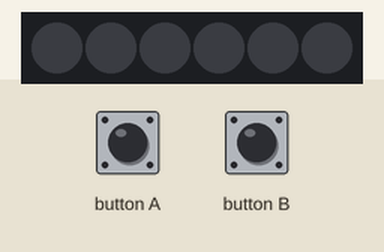
This program was run on a simulated BBC micro:bit (MakeCode). On the bench: 6 RGB LEDs in strip order, left to right. The test bench sets the inputs (shaded band). Dim RGB values are drawn brighter than linear.

Above: at 1.2 s.
1.3 s: button A pressed for 0.15 s
At 2.6 s:
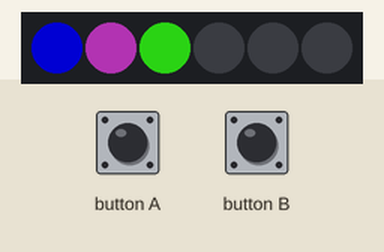
2.9 s: button B pressed for 0.15 s
At 3.9 s:
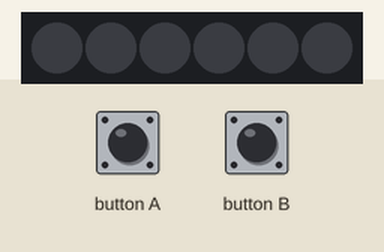
Timing chart, 0 to 5.9 s (numbered marks = the images above; inputs shaded):
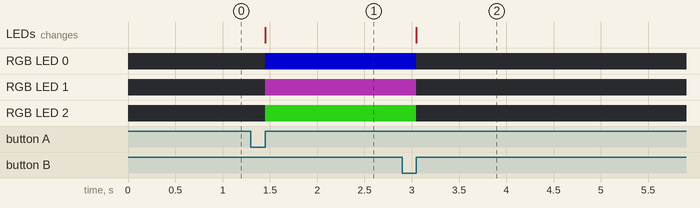

The program:

main.ts
```typescript
input.onButtonPressed(Button.A, function () {
    strip.setPixelColor(2, neopixel.rgb(50, 255, 25))
    strip.setPixelColor(0, neopixel.colors(NeoPixelColors.Blue))
    strip.setPixelColor(1, neopixel.hsl(300, 55, 30))
    strip.show()
})
input.onButtonPressed(Button.B, function () {
    strip.showColor(neopixel.colors(NeoPixelColors.Black))
})
let strip: neopixel.Strip = null
strip = neopixel.create(DigitalPin.P0, 6, NeoPixelMode.RGB)
```

test.ts
```typescript
// les tests vont ici ; cela ne sera pas compilé si ce paquet est utilisé en tant qu'extension.
```

Measured:
- after the input at 1.3 s, RGB LED 0: off → RGB(0, 0, 127) after 0.15 s; RGB LED 1: off → RGB(59, 17, 59) after 0.15 s; RGB LED 2: off → RGB(25, 127, 12) after 0.15 s; the LEDs: change after 0.15 s (image 1)
- after the input at 2.9 s, RGB LED 0: RGB(0, 0, 127) → off after 0.15 s; RGB LED 1: RGB(59, 17, 59) → off after 0.15 s; RGB LED 2: RGB(25, 127, 12) → off after 0.15 s; the LEDs: change after 0.15 s (image 2)
